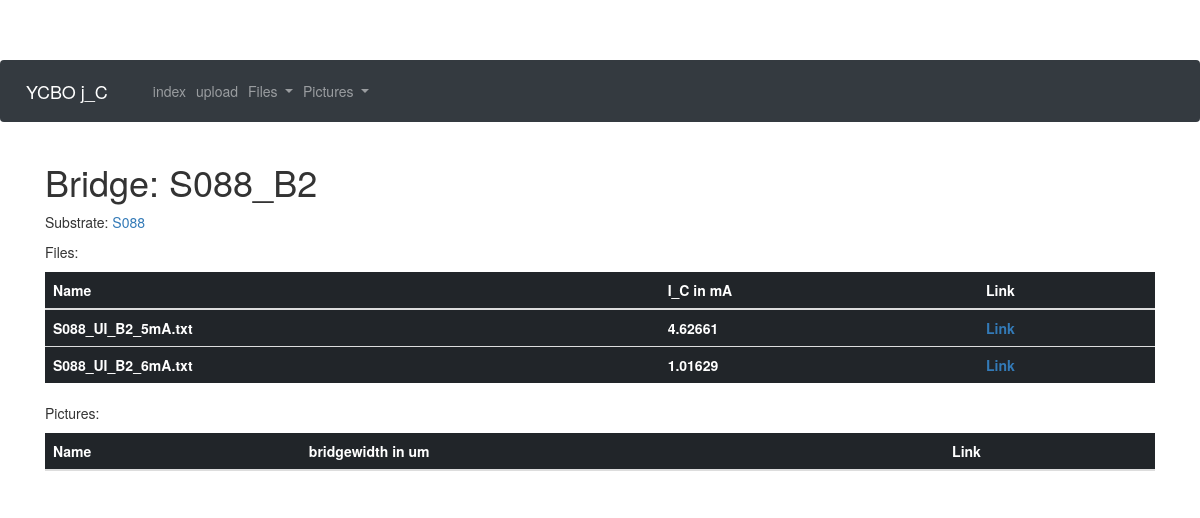
Screenshot of /bridge/S088_B2 with the database file from the repository.
### app/models.py (models this page shows, shortened)
class Bridge(db.Model):
    id = db.Column(db.Integer, primary_key = True)
    substrate_id = db.Column(db.Integer, db.ForeignKey("substrate.id"))
    bridgename = db.Column(db.String(32))
    j_C = db.Column(db.Float)
    res = db.Column(db.Float)
    bridgewitdh = db.Column(db.Float)
    documents = db.relationship("Document", backref = "bridge", lazy = "dynamic")
    pictures = db.relationship("Picture", backref = "bridge", lazy = "dynamic")

class Substrate(db.Model):
    id = db.Column(db.Integer, primary_key = True)
    substratename = db.Column(db.String(32))
    Au_layer = db.Column(db.Integer)
    YBCO_layer = db.Column(db.Integer)
    bridges = db.relationship("Bridge", backref = "substrate", lazy="dynamic")

class Document(db.Model):
    id = db.Column(db.Integer, primary_key = True)
    bridge_id = db.Column(db.Integer, db.ForeignKey("bridge.id"))
    filename = db.Column(db.String(64))
    remove_offset = db.Column(db.Boolean,default=False)
    remove_ohm = db.Column(db.Boolean,default=False)
    amplification = db.Column(db.Integer, default = 1000)
    j_C = db.Column(db.Float)
    res = db.Column(db.Float)
    res_border = db.Column(db.Float)

### app/routes.py (the view)
@app.route("/bridge/<bridgename>")
def bridge(bridgename):
    bridge = Bridge.query.filter_by(bridgename=bridgename).first_or_404()
    return render_template("bridge.html",bridge=bridge)

### app/templates/bridge.html (shortened to what this page needs)
{% extends "base.html" %}
{% block content %}
<h1>Bridge: {{bridge.bridgename}}</h1>
<p>Substrate: <a href="{{url_for('substrate',substratename=bridge.substrate.substratename)}}">{{bridge.substrate.substratename}}</a></p>
<p>Files:<p>
<table class="table table-dark">
  <thead>
    <tr>
      <th scope="col">Name</th>
      <th scope="col">I_C in mA</th>
      <th scope="col">Link</th>
    </tr>
  </thead>
  <tbody>
    {% for file in bridge.documents.all() %}
    <tr>
      <th scope="row">{{ file.filename }}</th>
      <th>{% if file.j_C %}{{ "%.5f"%file.j_C }}{% else %}Unknown{% endif %}</th>
      <th><a href="{{url_for('file', filename = file.filename) }}">Link</a></th>
    </tr>
    {% endfor %}
  </tbody>
</table>
<p>Pictures:<p>
<table class="table table-dark">
  <thead>
    <tr>
      <th scope="col">Name</th>
      <th scope="col">bridgewidth in um</th>
      <th scope="col">Link</th>
    </tr>
  </thead>
</table>
{% endblock %}

### app/templates/base.html (style rules this page uses)
body { padding-top: 60px; }

### rows the page displays
Bridge: bridgename "S088_B2"
Substrate: substrate.substratename "S088"
Document: filename "S088_UI_B2_5mA.txt", j_C "4.62661"
Document: filename "S088_UI_B2_6mA.txt", j_C "1.01629"
